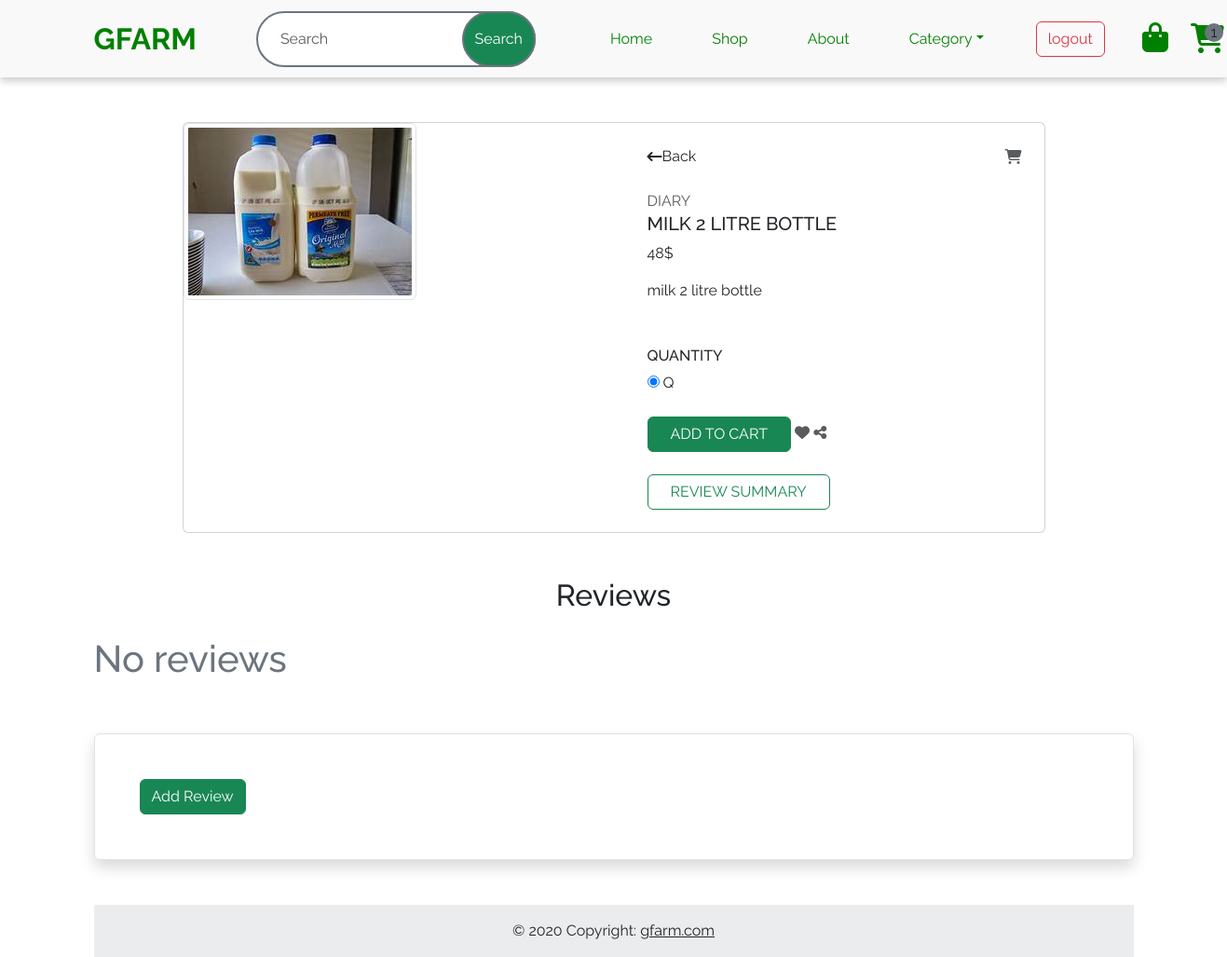
The app's page /user/product_details/7 (signed in), older data.
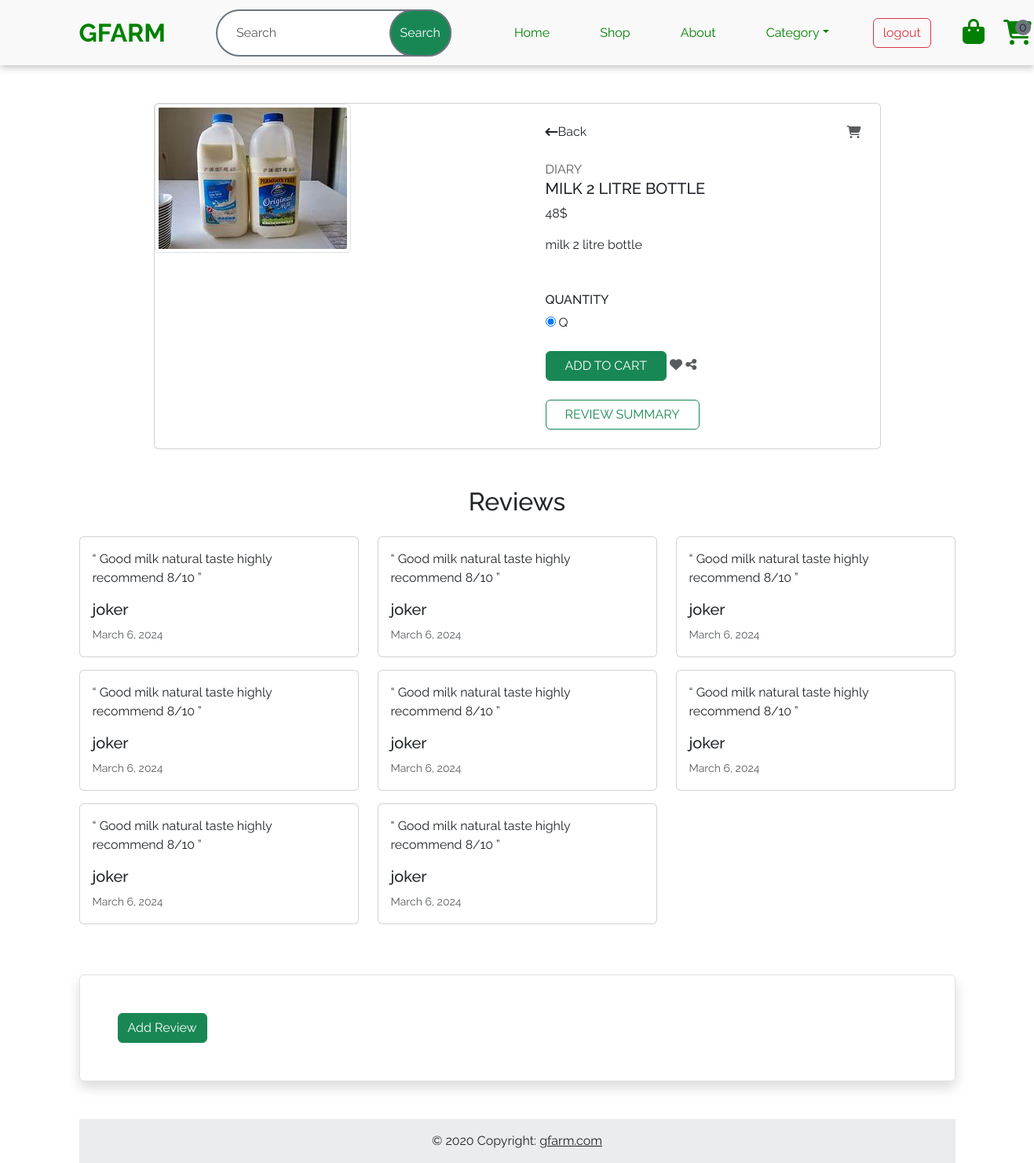
The same page, newer data.
### account/models.py (models this page shows)
class Review(models.Model):
    review = models.CharField(max_length=200)
    date = models.DateField(auto_now_add=True)
    products = models.ForeignKey(Products,on_delete=models.CASCADE)
    user = models.ForeignKey(User,on_delete= models.CASCADE)

### user/views.py (the view)
# urls.py: path('product_details/<int:pid>', views.DetailView.as_view(),name='product_details'),
@method_decorator(dec,name='dispatch')
class DetailView(DetailView):
    template_name='product_details.html'
    queryset=Products.objects.all()
    pk_url_kwarg='pid'
    context_object_name='product'
    def get_context_data(self, **kwargs) -> dict[str, Any]:
        context = super().get_context_data(**kwargs)
        pid = self.kwargs.get('pid')
        prod = Products.objects.get(id=pid)
        rev = Review.objects.filter(products=prod)
        context["reviews"] = rev
        return context

### account/views.py (called while the page is built)
def signin_required(func):
    def inner(request,**kwargs):
        if request.user.is_authenticated:
            return func(request,**kwargs)
        else:
            messages.error(request,'Login required')
            return redirect('login')
    return inner

### user/context_processor.py (called while the page is built)
def cart_count(request):
    if request.user.is_authenticated:
        count = Cart.objects.filter(user = request.user).count()
        return {'count':count}
    else:
        return {'count':0}

### user/templates/product_details.html (shortened to what this page needs)
{% extends "landing.html" %}
{% block main %}
<div class="container mt-5 mb-5">
    <div class="row d-flex justify-content-center">
        <div class="col-md-10">
            <div class="card">
                <div class="row">
                    <div class="col-md-6">
                         <img src="{{product.image.url}}" class="img-fluid img-thumbnail"/>
                    </div>
                    <div class="col-md-6">
                        <div class="product p-4">
                            <div class="d-flex justify-content-between align-items-center">
                                <div class="d-flex align-items-center" onclick="history.back()" style="cursor: pointer;"> <i class="fa fa-long-arrow-left" ></i> <span class="ml-1">Back</span> </div> <i class="fa fa-shopping-cart text-muted"></i>
                            </div>
                            <div class="mt-4 mb-3"> <span class="text-uppercase text-muted brand">{{product.category}}</span>
                                <h5 class="text-uppercase">{{product.description}}</h5>
                                <div class="price d-flex flex-row align-items-center">
                                    {% if product.is_offer %}
                                    <div class="text-warning">
                                        <i class="fa-solid fa-star" style="color: #ffc800;"></i>
                                        Offer!
                                        <i class="fa-solid fa-star" style="color: #ffc800;"></i>
                                    </div>
                                </div>
                                <strike>{{product.price}}$</strike>
                                <span class="act-price">{{product.offer_price}}$</span>
                                    {% else %}
                                    <span class="act-price">{{product.price}}$</span>
                                </div>
                                    {% endif %}
                            </div>
                            <p class="about">{{product.description}}</p>
                            <div class="sizes mt-5">
                                <h6 class="text-uppercase">Quantity</h6> <label class="radio"> <input type="radio" name="size" value="S" checked> <span>Q</span> </label>
                            </div>
                            <div class="cart mt-4 align-items-center"> <a class="btn btn-success text-uppercase mr-2 px-4" href="{% url 'addcart' product.id %}">Add to cart</a> <i class="fa fa-heart text-muted"></i> <i class="fa fa-share-alt text-muted"></i> </div>
                            <div class="cart mt-4 align-items-center"><a class="btn btn-outline-success text-uppercase mr-2 px-4" href="{% url 'review_summary' product.id %}">review summary</a></div>
                        </div>
                    </div>
                </div>
            </div>
        </div>
    </div>
</div>
<div class="container mt-5">
    <h2 class="text-center mb-4">Reviews</h2>
    <div class="row">
        {% if reviews %}
        {% for rev in reviews %}
      <div class="col-md-4 mb-3">
        <div class="card">
          <div class="card-body">
            <p class="card-text">“ {{rev.review}} ”</p>
            <h5 class="card-title">{{rev.user}}</h5>
            <small class="text-muted">{{rev.date}}</small>
          </div>
        </div>
      </div>
      {% endfor %}
      {% else %}
      <h1 class="text-secondary">No reviews</h1>
      {% endif %}
  </div>
<div class="p-5 border shadow rounded my-5">
    <button class="btn btn-success ms-auto" type="button" data-bs-toggle="collapse" data-bs-target="#collapseExample" aria-expanded="false" aria-controls="collapseExample">
        Add Review
      </button>
</div>
{% endblock main %}

Row changes from the older to the newer data that the page shows:
added Review: review "Good milk natural taste highly recommend 8/10", user "joker", date "March 6, 2024"
added Review: review "Good milk natural taste highly recommend 8/10", user "joker", date "March 6, 2024"
added Review: review "Good milk natural taste highly recommend 8/10", user "joker", date "March 6, 2024"
added Review: review "Good milk natural taste highly recommend 8/10", user "joker", date "March 6, 2024"
added Review: review "Good milk natural taste highly recommend 8/10", user "joker", date "March 6, 2024"
added Review: review "Good milk natural taste highly recommend 8/10", user "joker", date "March 6, 2024"
added Review: review "Good milk natural taste highly recommend 8/10", user "joker", date "March 6, 2024"
added Review: review "Good milk natural taste highly recommend 8/10", user "joker", date "March 6, 2024"
Text that changed along with them:
{{ count }}: "1" → "0"
text no longer shown: "No reviews"
